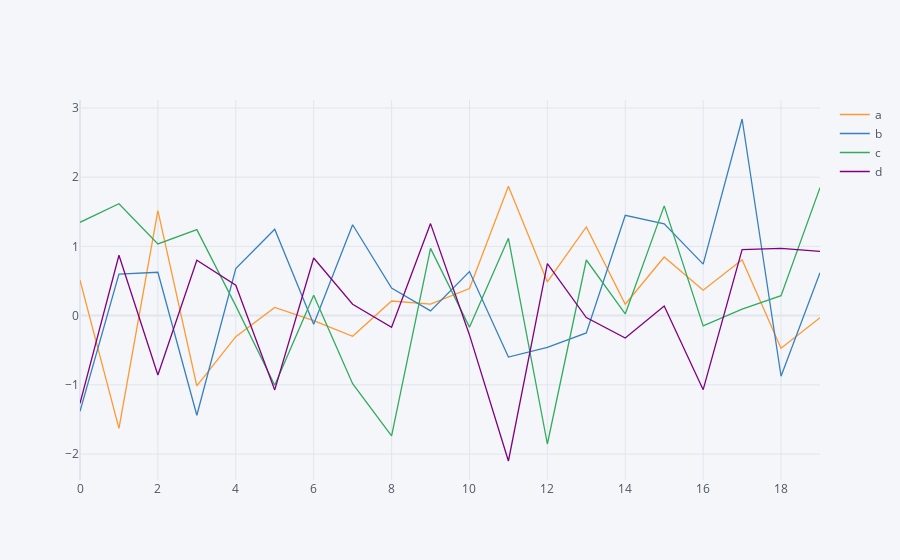

This figure's notebook cell:
### Code cell
df.iplot()

### Figure 1 — Plotly figure (JSON) as saved in the notebook; plotly's stock layout.template omitted (floating-point values rounded to 4 significant figures)
{"data": [{"line": {"color": "rgba(255, 153, 51, 1.0)", "dash": "solid", "shape": "linear", "width": 1.3}, "mode": "lines", "name": "a", "text": "", "type": "scatter", "x": [0, 1, 2, 3, 4, 5, 6, 7, 8, 9, 10, 11, 12, 13, 14, 15, 16, 17, 18, 19], "y": [0.5117, -1.63, 1.516, -1.015, -0.3041, 0.1176, -0.07211, -0.2993, 0.2114, 0.1652, 0.3912, 1.87, 0.486, 1.281, 0.1645, 0.8468, 0.3674, 0.8055, -0.4713, -0.03113]}, {"line": {"color": "rgba(55, 128, 191, 1.0)", "dash": "solid", "shape": "linear", "width": 1.3}, "mode": "lines", "name": "b", "text": "", "type": "scatter", "x": [0, 1, 2, 3, 4, 5, 6, 7, 8, 9, 10, 11, 12, 13, 14, 15, 16, 17, 18, 19], "y": [-1.382, 0.6009, 0.6263, -1.44, 0.6783, 1.248, -0.1238, 1.313, 0.3992, 0.06778, 0.6358, -0.5995, -0.4587, -0.2508, 1.449, 1.327, 0.7444, 2.84, -0.8761, 0.6199]}, {"line": {"color": "rgba(50, 171, 96, 1.0)", "dash": "solid", "shape": "linear", "width": 1.3}, "mode": "lines", "name": "c", "text": "", "type": "scatter", "x": [0, 1, 2, 3, 4, 5, 6, 7, 8, 9, 10, 11, 12, 13, 14, 15, 16, 17, 18, 19], "y": [1.348, 1.616, 1.035, 1.243, 0.1401, -1.005, 0.2927, -0.9832, -1.737, 0.9709, -0.1669, 1.116, -1.855, 0.8033, 0.02444, 1.586, -0.1488, 0.09441, 0.2886, 1.849]}, {"line": {"color": "rgba(128, 0, 128, 1.0)", "dash": "solid", "shape": "linear", "width": 1.3}, "mode": "lines", "name": "d", "text": "", "type": "scatter", "x": [0, 1, 2, 3, 4, 5, 6, 7, 8, 9, 10, 11, 12, 13, 14, 15, 16, 17, 18, 19], "y": [-1.267, 0.8726, -0.8589, 0.7995, 0.4387, -1.073, 0.8325, 0.1639, -0.1673, 1.329, -0.2789, -2.1, 0.7521, -0.0278, -0.3233, 0.1395, -1.07, 0.953, 0.9722, 0.9266]}], "layout": {"legend": {"bgcolor": "#F5F6F9", "font": {"color": "#4D5663"}}, "paper_bgcolor": "#F5F6F9", "plot_bgcolor": "#F5F6F9", "title": {"font": {"color": "#4D5663"}}, "xaxis": {"gridcolor": "#E1E5ED", "showgrid": true, "tickfont": {"color": "#4D5663"}, "title": {"font": {"color": "#4D5663"}, "text": ""}, "zerolinecolor": "#E1E5ED"}, "yaxis": {"gridcolor": "#E1E5ED", "showgrid": true, "tickfont": {"color": "#4D5663"}, "title": {"font": {"color": "#4D5663"}, "text": ""}, "zerolinecolor": "#E1E5ED"}}}
